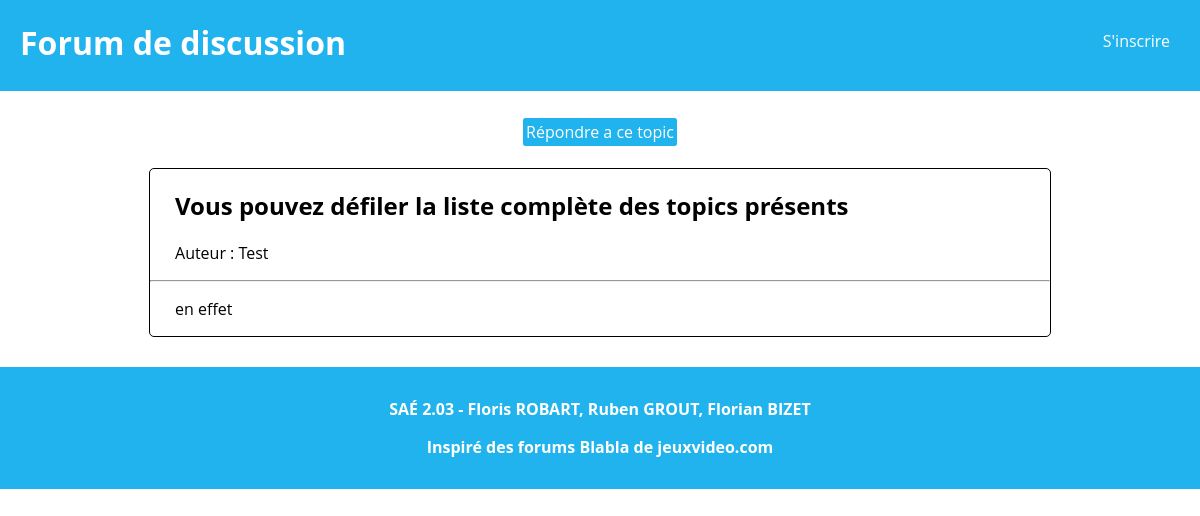
/topic.php?topicid=53, run on an earlier commit of the app's database.
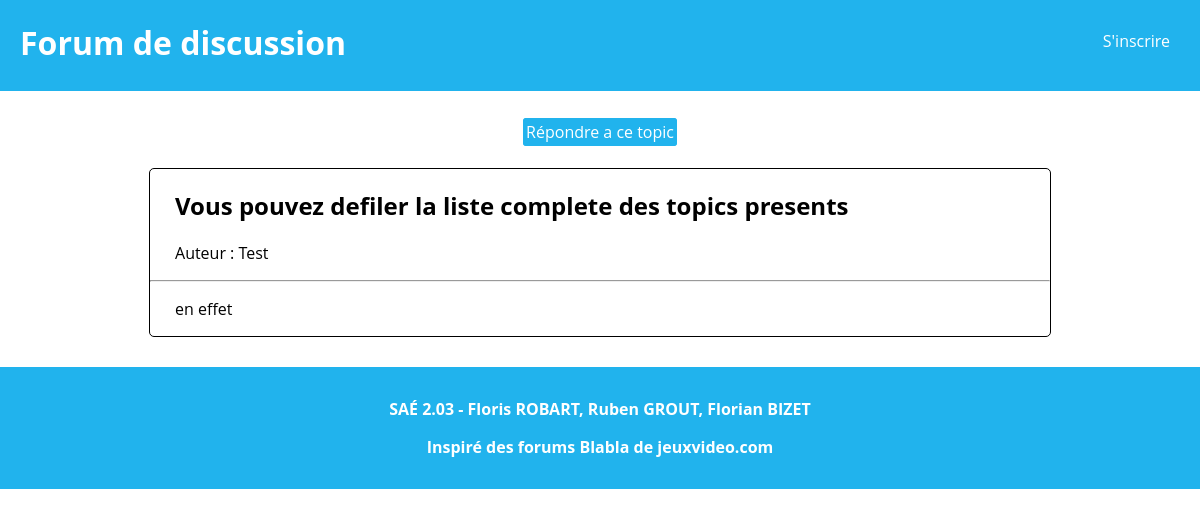
And on a later commit of the database.
### tables this page shows
CREATE TABLE Topic (
    idTopic INT PRIMARY KEY NOT NULL AUTO_INCREMENT,
    titre   VARCHAR(200),
    contenu TEXT,
    idUser  INT REFERENCES Users(idUser)
);

CREATE TABLE Users (
    idUser INT  PRIMARY KEY NOT NULL AUTO_INCREMENT,
    pseudo  VARCHAR(60),
    hashMdp VARCHAR(255),
    UNIQUE(pseudo)
);

### html/topic.php (the view, shortened to what this page needs)
<!DOCTYPE html>
<?php
$dbuser = 'review_site';
$dbpass = 'JxSLRkdutW';
$conn = new mysqli("localhost", $dbuser, $dbpass, "forum");
$topicID = $_GET["topicid"];
$query = "SELECT t.*, u.pseudo FROM Topic t JOIN Users u ON t.idUser = u.idUser WHERE idTopic = " . $topicID . ";";
$result = $conn->query($query)->fetch_array();
?>
<html>
    <head>
        <link rel="stylesheet" href="style.css"/>
    </head>
    <body>
        <header>
            <h1><a href="index.php">Forum de discussion</a></h1>
            <a href="inscription.html">S'inscrire</a>
        </header>
        <main>
          <?php
            echo "<a href='repondre.php?topicid=" . $topicID . "'>Répondre a ce topic</a>";
          ?>
          <section>
            <?php
              echo "<h2>" . $result["titre"] . "</h2>";
              echo "<p>Auteur : " . $result["pseudo"] . "</p>";
              echo "<hr/>";
              echo "<pre>";
              echo htmlspecialchars($result["contenu"]);
              echo "</pre>";
            ?>
          </section>
        </main>
        <footer>
            <p>SAÉ 2.03 - Floris ROBART, Ruben GROUT, Florian BIZET</p>
            <p>Inspiré des forums Blabla de jeuxvideo.com</p>
        </footer>
    </body>
</html>

What changed in the data, as far as the page shows it:
changed topic "en effet": titre "Vous pouvez défiler la liste complète des topics présents" → "Vous pouvez defiler la liste complete des topics presents"
